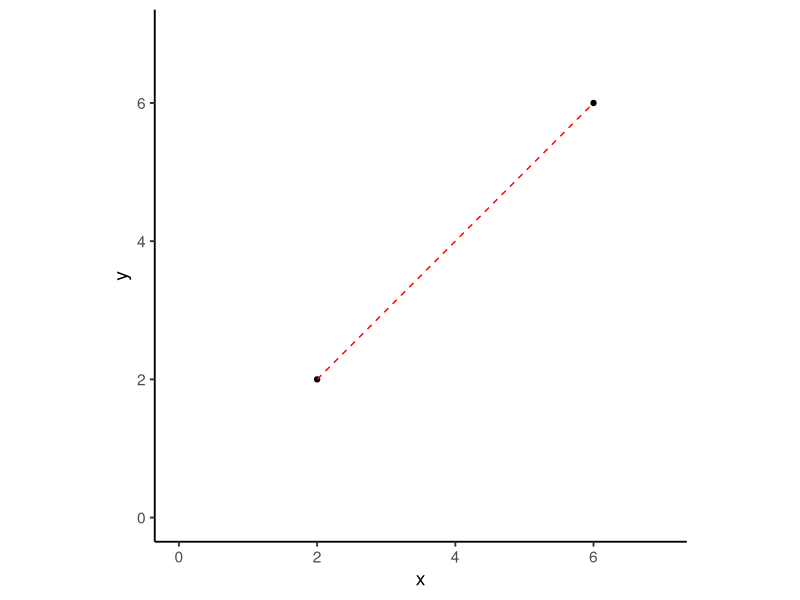
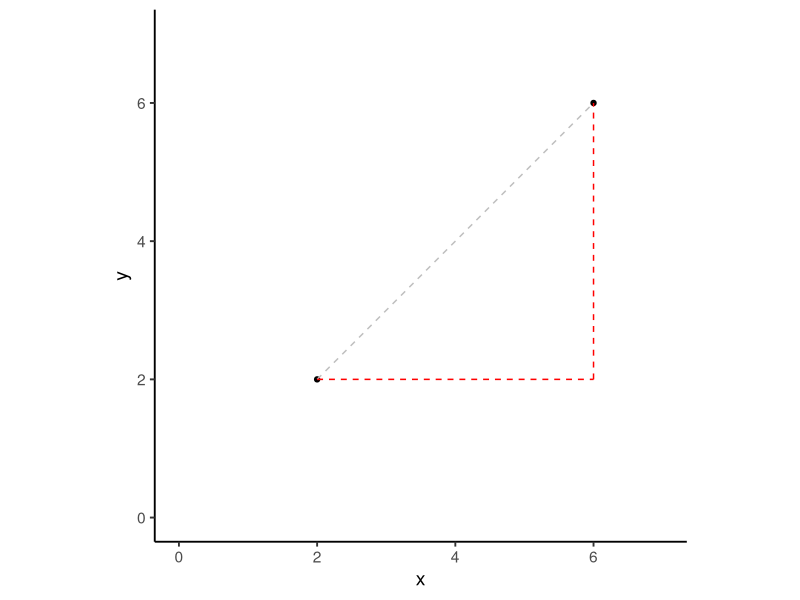

Source code (R) for these figures, in order:
## ---- chunk 1
#| label: fig-euclidean
#| fig-asp: 1
#| fig-width: 3
#| warning: false
library(ggplot2)

g1 <- ggplot(data = data.frame(x = c(2, 6), y = c(2, 6))) +
  geom_point(aes(x, y)) +
  theme_classic(base_size = 14) +
  coord_equal(xlim = c(0,7), ylim = c(0,7))

g1 + annotate(
  geom = "segment",
  x = 2, 
  xend = 6,
  y = 2, 
  yend = 6,
  linetype = 2,
  color = "red",
)
## ---- chunk 2
#| label: fig-manhattan
#| fig-asp: 1
#| fig-width: 3
#| warning: false

g1 + annotate(
  geom = "segment",
  x = 2, 
  xend = 6,
  y = 2, 
  yend = 6,
  linetype = 2,
  color = "grey",
) + annotate(
  geom = "segment",
  x = 2, xend = 6,
  y = 2, yend = 2,
  linetype = 2,
  color = "red"
) + annotate(
  geom = "segment",
  x = 6, xend = 6,
  y = 2, yend = 6,
  linetype = 2,
  color = "red"
) + theme(panel.grid = element_line(color = "lightgrey"))

